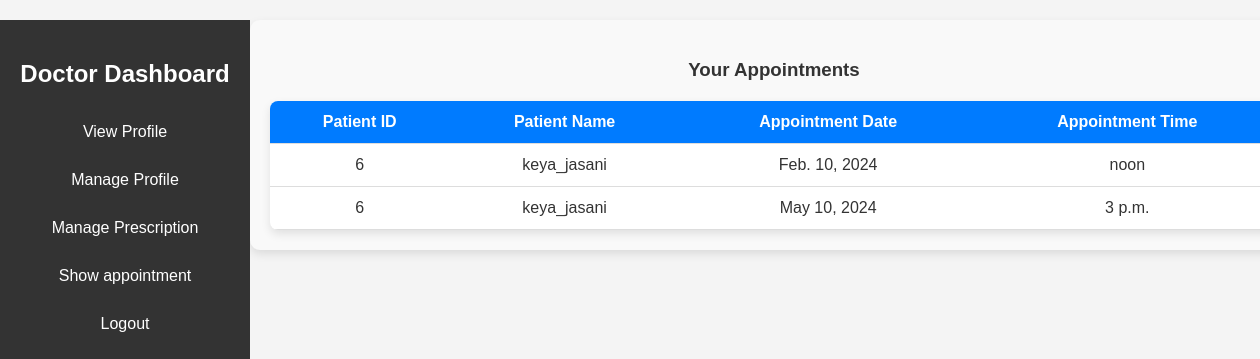
Page /doctor_show_appointments/ (signed in) on the committed database.
### patient_history/models.py (models this page shows, shortened)
class Appointment(models.Model):
    appointment_date = models.DateField()
    appointment_time = models.TimeField(default=now)  # Added time field
    patient = models.ForeignKey(Patient, on_delete=models.CASCADE)
    doctor = models.ForeignKey(Doctor, on_delete=models.CASCADE)

class Patient(models.Model):
    user = models.OneToOneField(settings.AUTH_USER_MODEL, on_delete=models.CASCADE, null=True)
    patient_id = models.AutoField(primary_key=True)
    username = models.CharField(max_length=100, unique=True)
    email = models.EmailField(unique=True, null=True)
    age = models.IntegerField(null=True, blank=True)
    address = models.TextField(blank=True,null=True)
    mobile_number = models.CharField(max_length=15, blank=True,null=True)  # Removed null=True
    gender = models.CharField(max_length=9, blank=True)

### patient_history/views.py (the view)
# urls.py: path('doctor_show_appointments/', doctor_show_appointments, name='doctor_show_appointments'),
@login_required
def doctor_show_appointments(request):
    try:
        doctor = Doctor.objects.get(user=request.user)
    except Doctor.DoesNotExist:
        doctor = None
    if doctor:
        appointments = Appointment.objects.filter(doctor=doctor)
    else:
        appointments = []
    return render(request, "doctor_show_appointments.html", {"appointments": appointments})

### templates/doctor_show_appointments.html
{% extends "doctor_dashboard.html" %}
{% load static %}
{% block content %}
<link rel="stylesheet" href="{% static 'css/doctor_show_appointments.css' %}">
<div class="content">
    <h3>Your Appointments</h3>
    <table>
        <thead>
            <tr>
                <th>Patient ID</th>
                <th>Patient Name</th>
                <th>Appointment Date</th>
                <th>Appointment Time</th>
            </tr>
        </thead>
        <tbody>
            {% for appointment in appointments %}
            <tr>
                <td>{{ appointment.patient.patient_id }}</td>
                <td>{{ appointment.patient.username }}</td>
                <td>{{ appointment.appointment_date }}</td>
                <td>{{ appointment.appointment_time }}</td>
            </tr>
            {% empty %}
            <tr>
                <td colspan="4" class="no-appointments">No appointments found</td>
            </tr>
            {% endfor %}
        </tbody>
    </table>
</div>
{% endblock %}

### static/css/navbar.css (style rules this page uses)
body { font-family: Arial, sans-serif; margin: 0; padding: 0; background-color: #f4f4f4; }
.content { margin-left: 260px; padding: 20px; width: 100%; }

### static/css/doctor_show_appointments.css (style rules this page uses)
.content { width: 80%; margin: 20px auto 20px 250px; padding: 20px; background: #f9f9f9; border-radius: 10px; box-shadow: 0px 4px 10px rgba(0, 0, 0, 0.1); }
h3 { text-align: center; color: #333; }
table { width: 100%; border-collapse: collapse; margin-top: 20px; background: white; border-radius: 8px; overflow: hidden; box-shadow: 0px 4px 10px rgba(0, 0, 0, 0.1); }
th, td { padding: 12px; text-align: center; border-bottom: 1px solid #ddd; }
th { background: #007bff; color: white; }
td { color: #333; }

### rows in the picture
Appointment: patient.patient_id "6", patient.username "keya_jasani", appointment_date "Feb. 10, 2024", appointment_time "noon"
Appointment: patient.patient_id "6", patient.username "keya_jasani", appointment_date "May 10, 2024", appointment_time "3 p.m."
